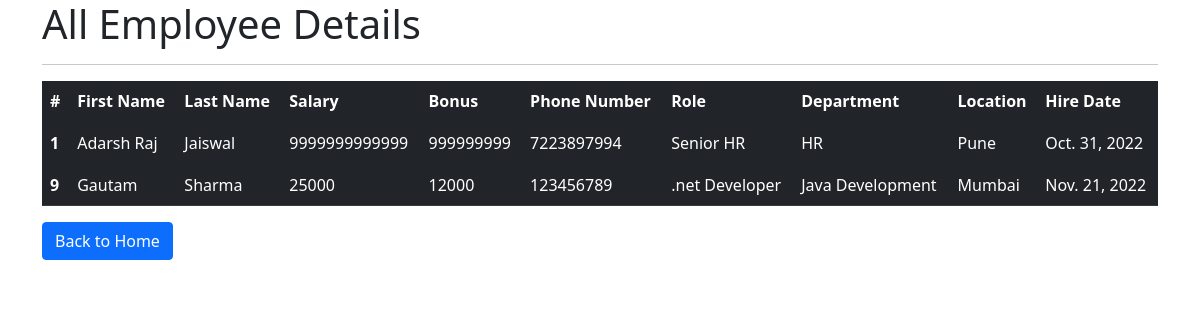
The app's page /all_emp with its own data.
### emp_app/models.py (models this page shows, shortened)
class Employee(models.Model):
    first_name=models.CharField(max_length=100,null=False)
    last_name=models.CharField(max_length=100)
    dept=models.ForeignKey(Department,on_delete=models.CASCADE)
    salary=models.IntegerField(default=0)
    bonus=models.IntegerField(default=0)
    role=models.ForeignKey(Role,on_delete=models.CASCADE)
    phone=models.IntegerField(default=0)
    hire_date=models.DateField()
    def __str__(self):
        return "%s %s %s" %(self.first_name,self.last_name,self.phone)

class Role(models.Model):
    name=models.CharField(max_length=100,null=False)

class Department(models.Model):
    name=models.CharField(max_length=100,null=False)
    location=models.CharField(max_length=100)

### emp_app/views.py (the view)
# urls.py: path('all_emp', views.all_emp, name='all_emp'),
def all_emp(request):
    emps = Employee.objects.all()
    context = {
        'emps':emps
    }
    print(context)
    return render(request,'view_all_emp.html',context)

### emp_app/templates/view_all_emp.html (shortened to what this page needs)
<!DOCTYPE html>
<html lang="en">
  <head>
    <link
      href="https://cdn.jsdelivr.net/npm/bootstrap@5.1.3/dist/css/bootstrap.min.css"
      rel="stylesheet"
    />
  </head>
  <body>
    <div class="container">
      <h1>All Employee Details</h1>
      <hr />
      <table class="table">
        <thead>
          <tr class="table-dark">
            <th scope="col">#</th>
            <th scope="col">First Name</th>
            <th scope="col">Last Name</th>
            <th scope="col">Salary</th>
            <th scope="col">Bonus</th>
            <th scope="col">Phone Number</th>
            <th scope="col">Role</th>
            <th scope="col">Department</th>
            <th scope="col">Location</th>
            <th scope="col">Hire Date</th>
          </tr>
        </thead>
        {% for emp in emps %}
        <tbody>
          <tr class="table-dark">
            <th scope="row">{{emp.id}}</th>
            <td>{{emp.first_name}}</td>
            <td>{{emp.last_name}}</td>
            <td>{{emp.salary}}</td>
            <td>{{emp.bonus}}</td>
            <td>{{emp.phone}}</td>
            <td>{{emp.role.name}}</td>
            <td>{{emp.dept.name}}</td>
            <td>{{emp.dept.location}}</td>
            <td>{{emp.hire_date}}</td>
          </tr>
        </tbody>
        {% endfor %}
      </table>
      <a class="btn btn-primary" href="/" role="button">Back to Home</a>
    </div>
  </body>
</html>

### records on screen
Employee: id "1", first_name "Adarsh Raj", last_name "Jaiswal", salary "9999999999999", bonus "999999999", phone "7223897994", role.name "Senior HR", dept.name "HR", dept.location "Pune", hire_date "Oct. 31, 2022"
Employee: id "9", first_name "Gautam", last_name "Sharma", salary "25000", bonus "12000", phone "123456789", role.name ".net Developer", dept.name "Java Development", dept.location "Mumbai", hire_date "Nov. 21, 2022"
